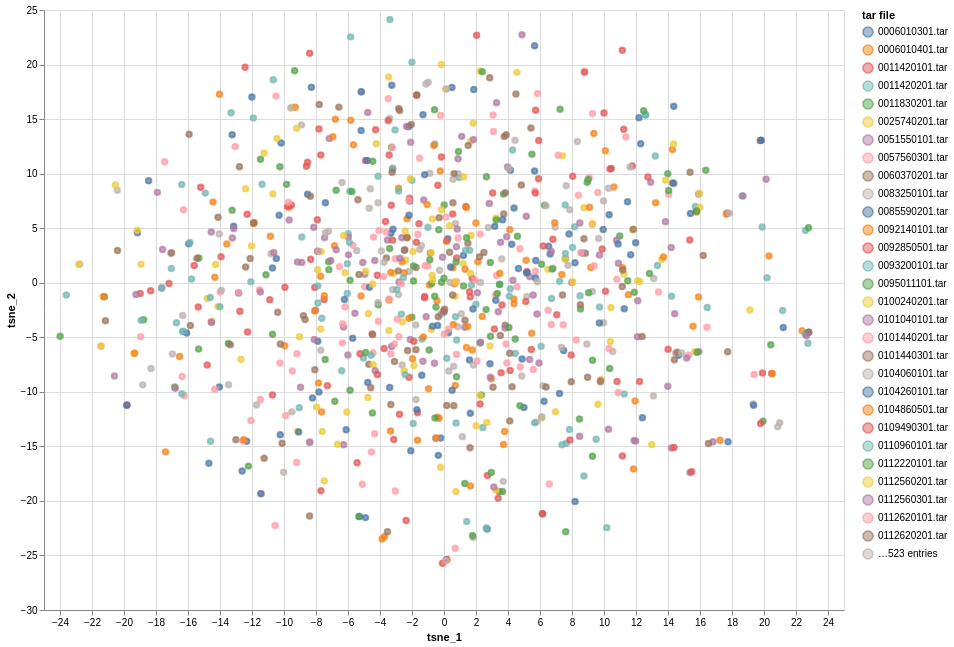

The notebook cell this image was saved under:
### Code cell
alt.Chart(df.sample(n=1_000)).mark_point().encode(
    x='tsne_1:Q',
    y='tsne_2:Q',
    color='tar file:N',
    fill='tar file:N',
    tooltip=['source:N']
    # tooltip=['tar file:N']
).properties(
    width=800, height=600
).interactive()

### Figure 1 — Vega-Lite specification as saved in the notebook (floating-point values rounded to 4 significant figures; data arrays with more than 128 entries replaced by an {"elided": "..."} marker saying what was removed)
{"config": {"view": {"continuousWidth": 300, "continuousHeight": 300}}, "data": {"name": "data-960924ffef4e1d0592ebf2f1f35f0ac2"}, "mark": {"type": "point"}, "encoding": {"color": {"field": "tar file", "type": "nominal"}, "fill": {"field": "tar file", "type": "nominal"}, "tooltip": [{"field": "source", "type": "nominal"}], "x": {"field": "tsne_1", "type": "quantitative"}, "y": {"field": "tsne_2", "type": "quantitative"}}, "height": 600, "params": [{"name": "param_1", "select": {"type": "interval", "encodings": ["x", "y"]}, "bind": "scales"}], "width": 800, "$schema": "https://vega.github.io/schema/vega-lite/v5.8.0.json", "datasets": {"data-960924ffef4e1d0592ebf2f1f35f0ac2": {"elided": "1000 records"}}}
